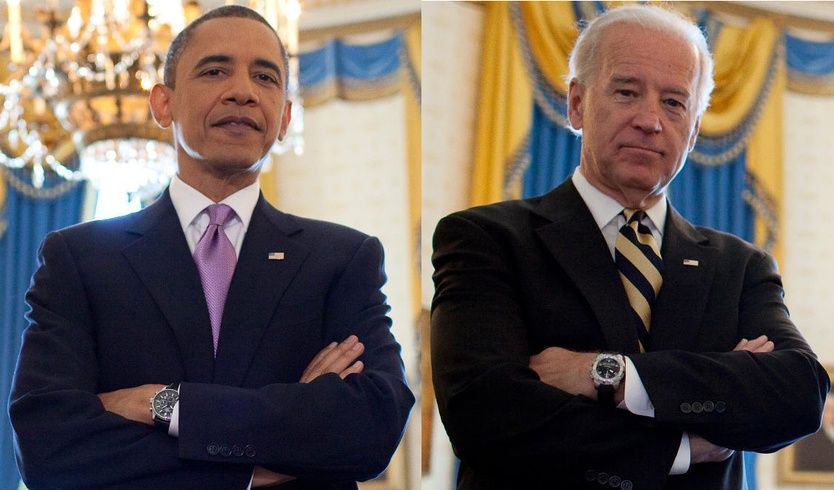
#> input picture face_detection/malte/input_images1/photo6.jpeg, 834 x 490 px, shrunk from 1126 x 661 before the run, found by its file name
$ jupyter execute Haar_cascade.ipynb
#> lines starting #> are read from the running program, lines starting #| are printed output that depends on the picture; after the words box and inside, x2 and y2 are one past the last pixel; in counts of white or black regions, pixels touching at a corner belong together
[cell 1]
import numpy as np
import cv2
from matplotlib import pyplot as plt

# multiple cascades: https://github.com/Itseez/opencv/tree/master/data/haarcascades

#https://github.com/Itseez/opencv/blob/master/data/haarcascades/haarcascade_frontalface_default.xml
face_cascade = cv2.CascadeClassifier('haarcascade_frontalface_default.xml')
#https://github.com/Itseez/opencv/blob/master/data/haarcascades/haarcascade_eye.xml
eye_cascade = cv2.CascadeClassifier('haarcascade_eye.xml')

img = cv2.imread('input_images/photo6.jpeg')
#> img is the input picture: shape (490, 834, 3); mean B, G, R 87, 92.9, 103.3

gray = cv2.cvtColor(img, cv2.COLOR_BGR2GRAY)
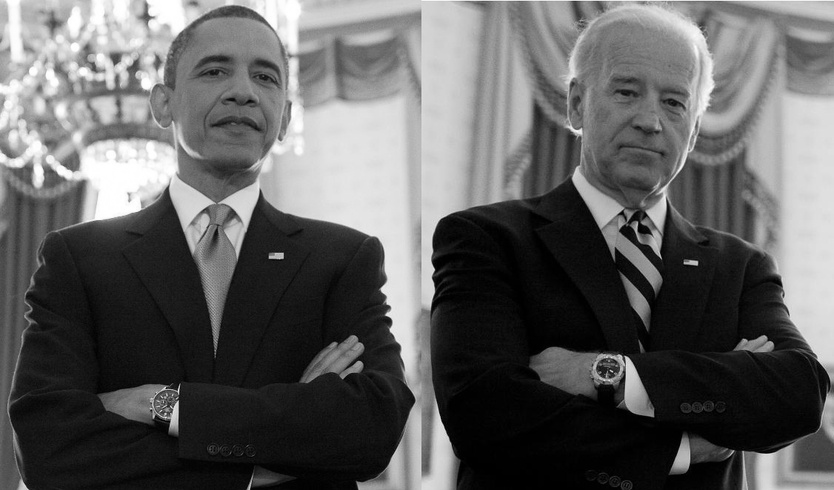
#> gray: shape (490, 834); min 0, max 255, mean 95.3
faces = face_cascade.detectMultiScale(gray, 1.3, 5)
#> faces = [[172, 19, 136, 136], [581, 47, 131, 131]]

for (x,y,w,h) in faces:
    img = cv2.rectangle(img,(x,y),(x+w,y+h),0)
    roi_gray = gray[y:y+h, x:x+w]
    roi_color = img[y:y+h, x:x+w]
    eyes = eye_cascade.detectMultiScale(roi_gray)
    for (ex,ey,ew,eh) in eyes:
        cv2.rectangle(roi_color,(ex,ey),(ex+ew,ey+eh),0)
        eye_crop = roi_color[ey:ey+eh, ex:ex+ew]
        plt.imshow(eye_crop)
        plt.show()
#> this loop made 2 passes
#> (x, y, w, h, eyes) on passes 1 to 2: (172, 19, 136, 136, [[25, 36, 33, 33], [76, 44, 28, 28]]), (581, 47, 131, 131, [[78, 44, 25, 25], [26, 28, 38, 38]])
#> pass 1, `roi_color = img[y:y+h, x:x+w]`:
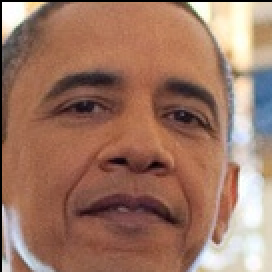
#> roi_color: shape (136, 136, 3) (shown 2 times larger); mean B, G, R 99.7, 117.8, 157.8
#> after the loop:
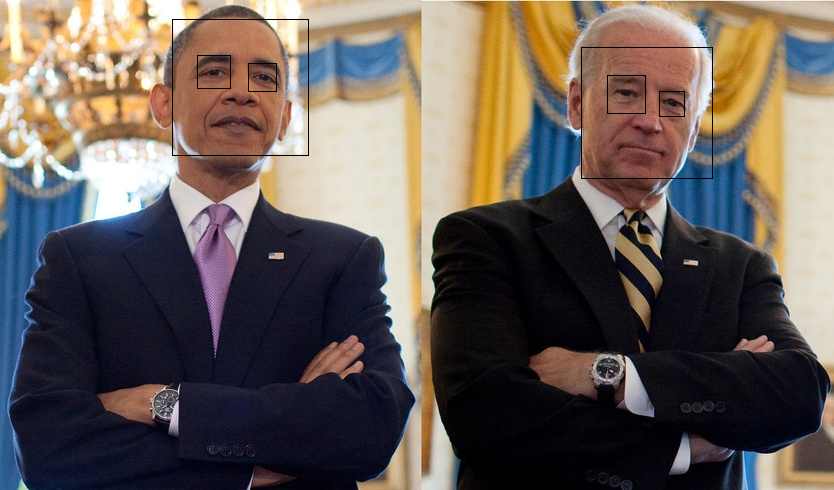
#> img: shape (490, 834, 3); mean B, G, R 86.6, 92.4, 102.7
#> after the loop:
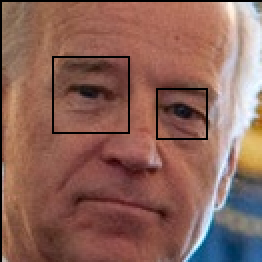
#> roi_color: shape (131, 131, 3) (shown 2 times larger); mean B, G, R 89.3, 99.5, 140
#> after the loop:
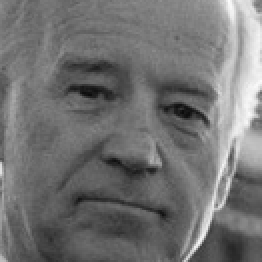
#> roi_gray: shape (131, 131) (shown 2 times larger); min 11, max 251, mean 114

[cell 2]
import numpy as np
import cv2
from matplotlib import pyplot as plt


def findEyes(inputImg):
    # multiple cascades: https://github.com/Itseez/opencv/tree/master/data/haarcascades

    #https://github.com/Itseez/opencv/blob/master/data/haarcascades/haarcascade_frontalface_default.xml
#> called with inputImg = 'input_images/photo1.jpeg'
    face_cascade = cv2.CascadeClassifier('haarcascade_frontalface_default.xml')
    #https://github.com/Itseez/opencv/blob/master/data/haarcascades/haarcascade_eye.xml
    eye_cascade = cv2.CascadeClassifier('haarcascade_eye.xml')

    inputIm = cv2.imread(inputImg)
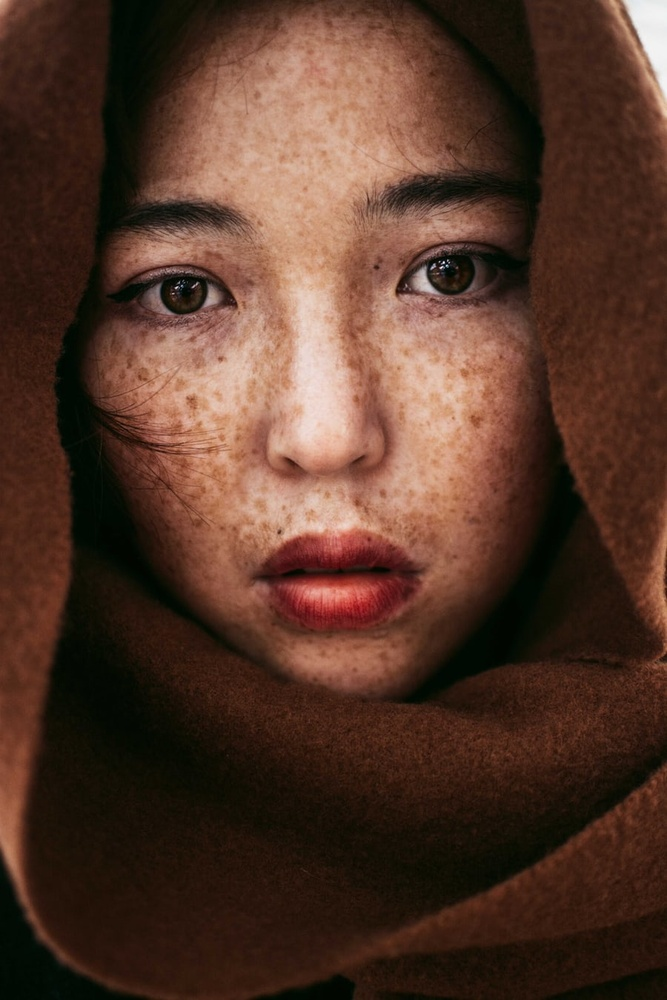
#> input picture face_detection/malte/input_images/photo1.jpeg, 667 x 1000 px, shrunk from 900 x 1350 before the run
#> inputIm is the input picture: shape (1000, 667, 3); mean B, G, R 40.7, 54.4, 83.8

    gray = cv2.cvtColor(inputIm, cv2.COLOR_BGR2GRAY)
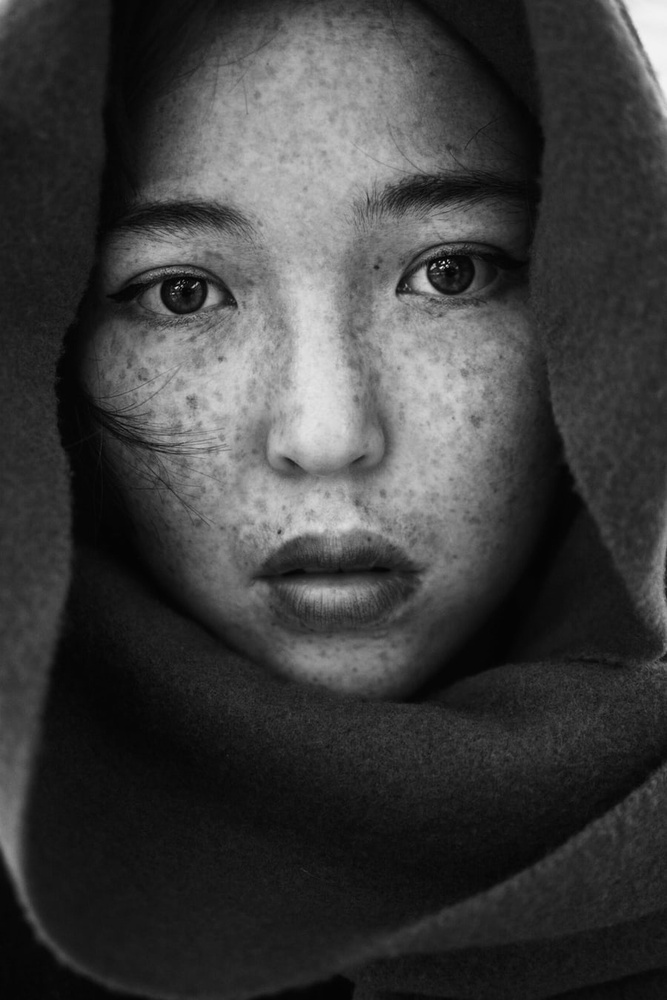
#> gray: shape (1000, 667); min 1, max 254, mean 61.6
    faces = face_cascade.detectMultiScale(gray, 1.3, 5)
#> faces = [[59, 92, 522, 522]]

    eyeImages = []
    #print('faces',type(faces))
    nd = np.ndarray(1)

    if (type(faces) == type(nd)):
        #print('faces_size',faces.size)
        for (x,y,w,h) in faces:
            img = cv2.rectangle(inputIm,(x,y),(x+w,y+h),0)
            roi_gray = gray[y:y+h, x:x+w]
            roi_color = inputIm[y:y+h, x:x+w]
            eyes = eye_cascade.detectMultiScale(roi_gray)
            #print("eyes",eyes,type(eyes))
            if (type(eyes) == type(nd)):
                for (ex,ey,ew,eh) in eyes:
                    cv2.rectangle(roi_color,(ex,ey),(ex+ew,ey+eh),0)
                    eye_roi = roi_color[ey:ey+eh, ex:ex+ew]
                    plt.imshow(eye_roi)
                    plt.show()
                    eyeImages.append(np.asarray(eye_roi))
            else:
                print("No eyes found")
#> this loop made 1 pass
#> pass 1, in findEyes, `plt.show()`:
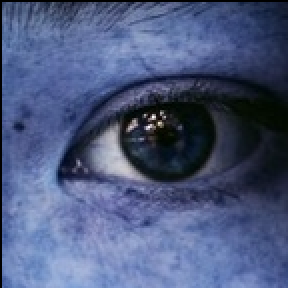
#> shown: shape (144, 144, 3) (shown 2 times larger); mean R, G, B 76.2, 89.4, 126.4
#> after the loop:
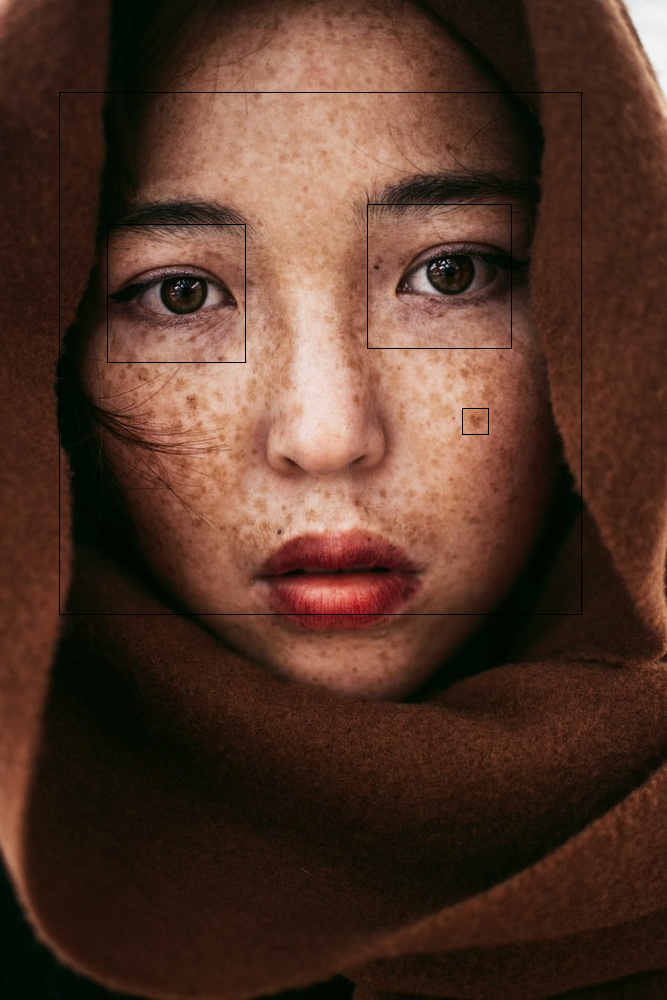
#> inputIm: shape (1000, 667, 3); 0.5% of pixels changed, all inside (x1, y1, x2, y2) = (59, 92, 582, 615)
#> after the loop:
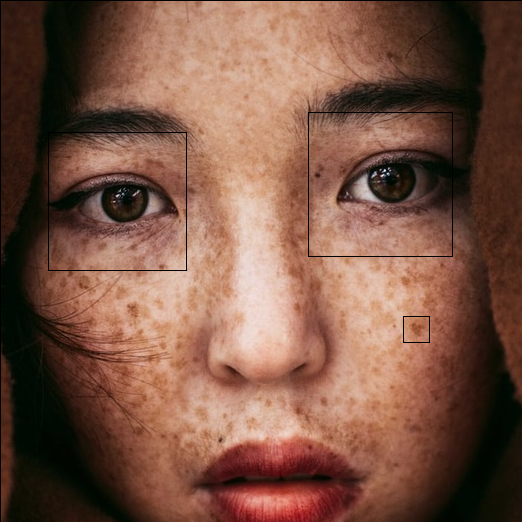
#> roi_color: shape (522, 522, 3); mean B, G, R 68.3, 84.7, 122.7
#> after the loop, eyeImages = 3 items
    else:
        print("No face found")
    return eyeImages;

[cell 3]
import glob
from PIL import Image
import cv2
import numpy as np
import types
import os
from matplotlib import pyplot as plt
inputFolder = "input_images/"
outputFolder = "output_images/"

inputImages=glob.glob(inputFolder + "*.j*")

for imagePath in inputImages:

    # if outfolder does not exist, create it
    if not (os.path.exists(outputFolder)):
            os.mkdir(outputFolder)
            print("output folder did not exist,", outputFolder, "created.")
    # read input image
#    imgIn = cv2.imread()
    print("imagePath", imagePath)


    # DO STUFF TO ALL IMAGES BELOW
    # *************************

    imgOut = findEyes(imagePath)
#> imgOut = 3 items
    # *************************

    #change imagePath from input folder to output folder
    imagePath = imagePath.replace(inputFolder, "")
    inputName = imagePath.replace(".jpeg", "")
    imagePath = outputFolder + inputName

    if (type(imgOut) == type(list()) and len(imgOut) > 1):
        #print("was list")
        # if output
        eyes = iter(imgOut)# used to iterate thru an array. the output of first next() is the first element of array, and so on
        counter = 1
        # [4 lines of commented-out code are left out]

        for i in imgOut:
            num = str(counter)
            #imagePath = imagePath.replace(".", "_"+num+".")
            outputImg = imagePath + "_"+num+".jpeg"
            counter += 1
            cv2.imwrite(outputImg,i)
#> this loop made 3 passes
#> (num, outputImg) on passes 1 to 3: ('1', 'output_images/photo1_1.jpeg'), ('2', 'output_images/photo1_2.jpeg'), ('3', 'output_images/photo1_3.jpeg')
#> after the loop, counter = 4
    elif (type(imgOut) == type(list()) and len(imgOut) == 1):
        print("only one eye detected")
        eyes = iter(imgOut)
        outputImg = imagePath + ".jpeg"
        cv2.imwrite(outputImg,next(eyes))
    print("done")
#> pass 2 of the loop `for imagePath in inputImages:`:
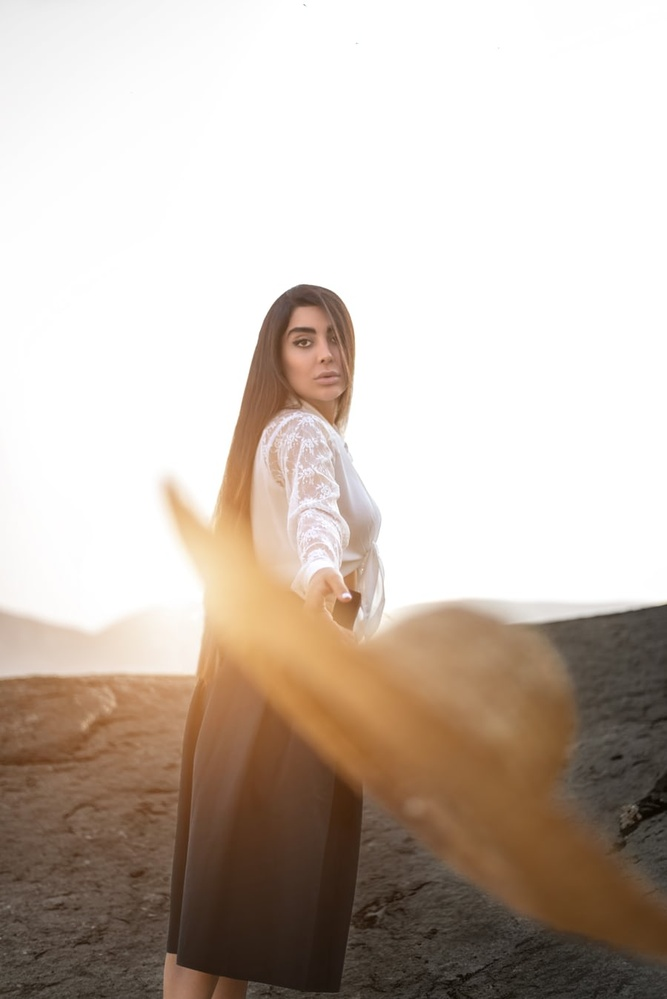
#> input picture face_detection/malte/input_images/photo12.jpeg, 667 x 999 px, shrunk from 900 x 1349 before the run
#> in findEyes, inputIm is the input picture: shape (999, 667, 3); mean B, G, R 175.3, 185.8, 198.2
#> in findEyes (call 2), `gray = cv2.cvtColor(inputIm, cv2.COLOR_BGR2GRAY)`:
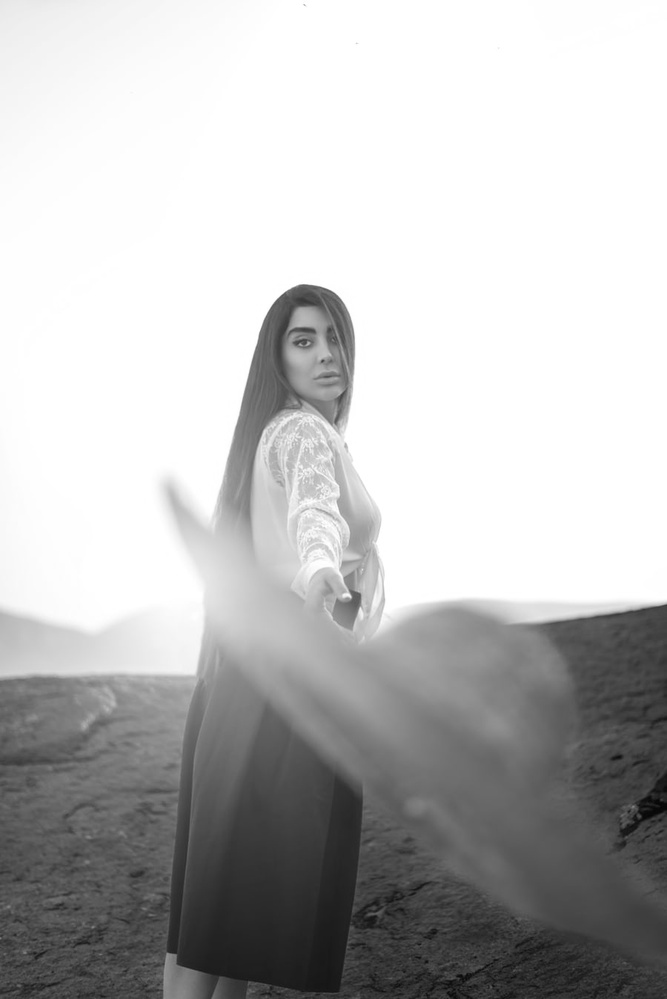
#> gray: shape (999, 667); min 4, max 255, mean 188.3
#> in findEyes (call 2), `faces = face_cascade.detectMultiScale(gray, 1.3, 5)`: faces = [[276, 305, 92, 92]]
#> nd = [80.91]
#> the loop in findEyes (call 2), `for (x,y,w,h) in faces:` made 1 pass
#> (x, y, w, h, eyes) on pass 1: (276, 305, 92, 92, [[13, 22, 28, 28]])
#> after the loop in findEyes (call 2), `for (x,y,w,h) in faces:`:
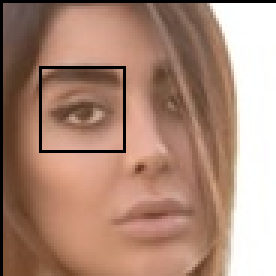
#> roi_color: shape (92, 92, 3) (shown 3 times larger); mean B, G, R 119.9, 137.4, 172.7
#> after the loop in findEyes (call 2), `for (x,y,w,h) in faces:`: eyeImages = 1 item
#> pass 3 of the loop `for imagePath in inputImages:`:
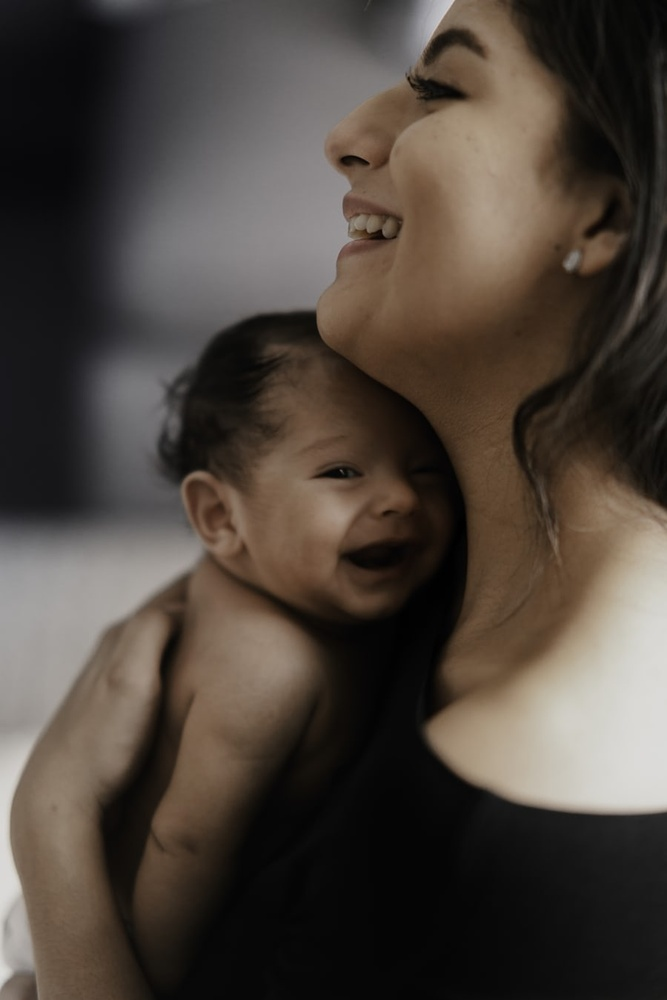
#> input picture face_detection/malte/input_images/photo13.jpeg, 667 x 1000 px, shrunk from 900 x 1350 before the run
#> in findEyes, inputIm is the input picture: shape (1000, 667, 3); mean B, G, R 59.9, 67.5, 76.3
#> in findEyes (call 3), `gray = cv2.cvtColor(inputIm, cv2.COLOR_BGR2GRAY)`:
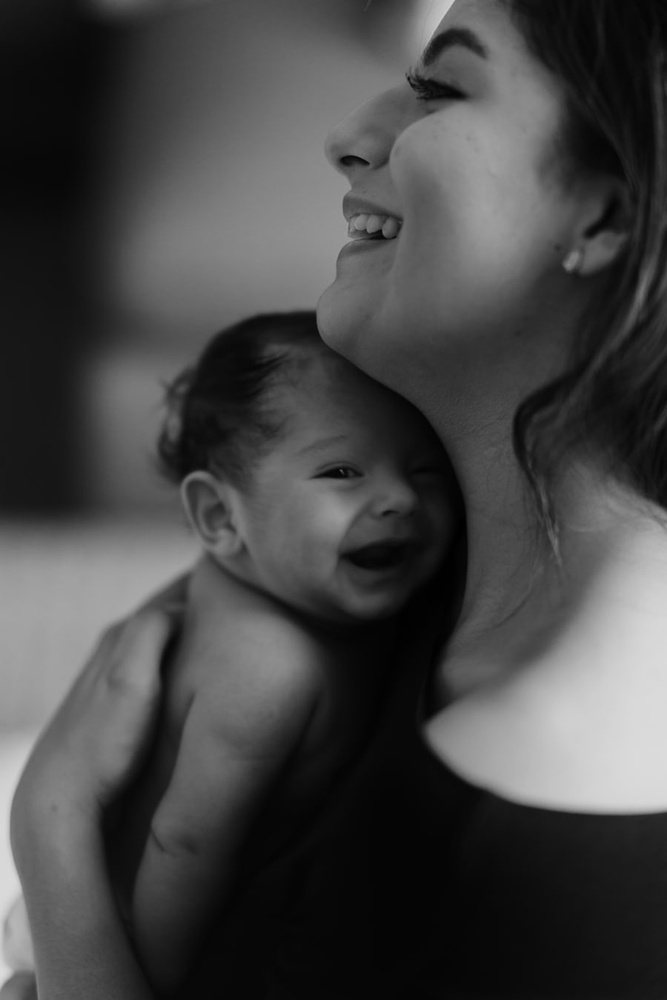
#> gray: shape (1000, 667); min 0, max 220, mean 69.3
#> in findEyes (call 3), `faces = face_cascade.detectMultiScale(gray, 1.3, 5)`: faces = ()
#> nd = [54.71]
print("done with all")
